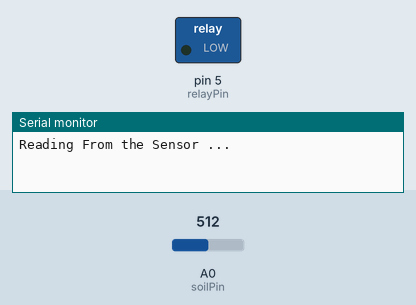
Simulated run of this sketch. Board: Arduino Uno, built with avr-gcc and run on an emulated ATmega328P. On the bench: switched loads named in the sketch (green lamp = pin HIGH), the last lines printed to the serial monitor. Inputs (shaded band) come from the test bench; at power-on: A0 (soilPin) = 512.

Above: at 0.1 s.
At 2.1 s:
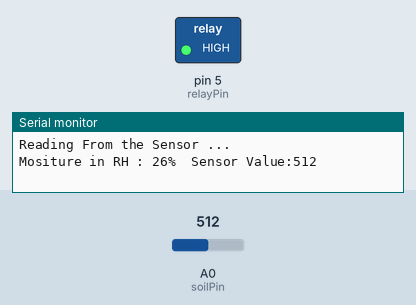
Timing chart, 0 to 3.6 s (numbered marks = the images above):
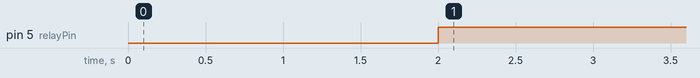

Measured:
- by itself, pin 5 (relayPin): LOW → HIGH at 2.0 s

The sketch:

soil-relay-test.ino
```cpp
//Welcome
//Electronics University

const int airMoisVal = 675;
const int waterMoisVal = 70;
const int relayPin = 5;
int soilPin = A0; // Soil Sensor input at Analog PIN A0
int output_value;
void setup()         // put your setup code here, to run once:
{
  Serial.begin(115200);
  pinMode(relayPin, OUTPUT);
  pinMode(soilPin, INPUT);
  Serial.println("Reading From the Sensor ...");
  delay(2000);
}

void loop()
{
 output_value= analogRead(soilPin);
 output_value= map(output_value,airMoisVal,waterMoisVal,0,100);
 Serial.print("Mositure in RH : ");
 Serial.print(output_value);
 Serial.print("%\t");
 Serial.print("Sensor Value:");
 Serial.println(analogRead(soilPin));

 if(output_value<=70){
  digitalWrite(relayPin, HIGH);
 }
 else
 {
  digitalWrite(relayPin, LOW);
 }
 delay(1000);
}
```
